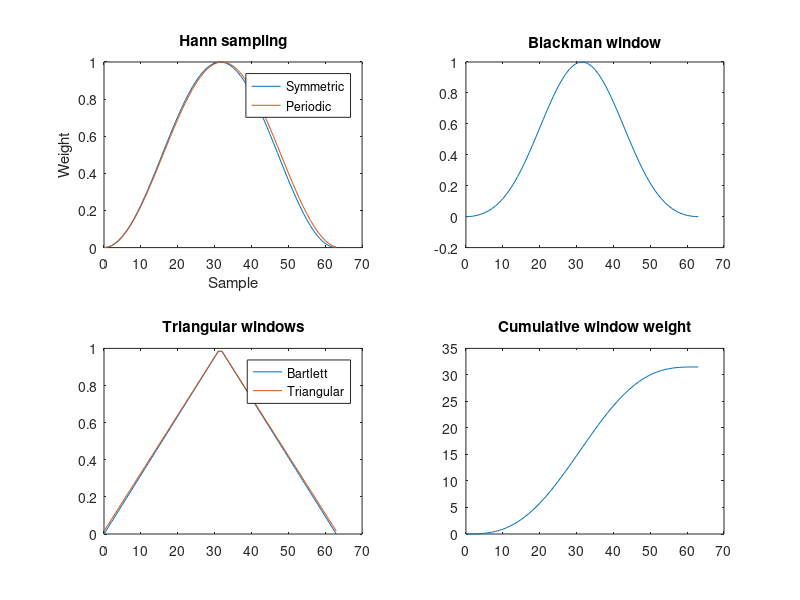
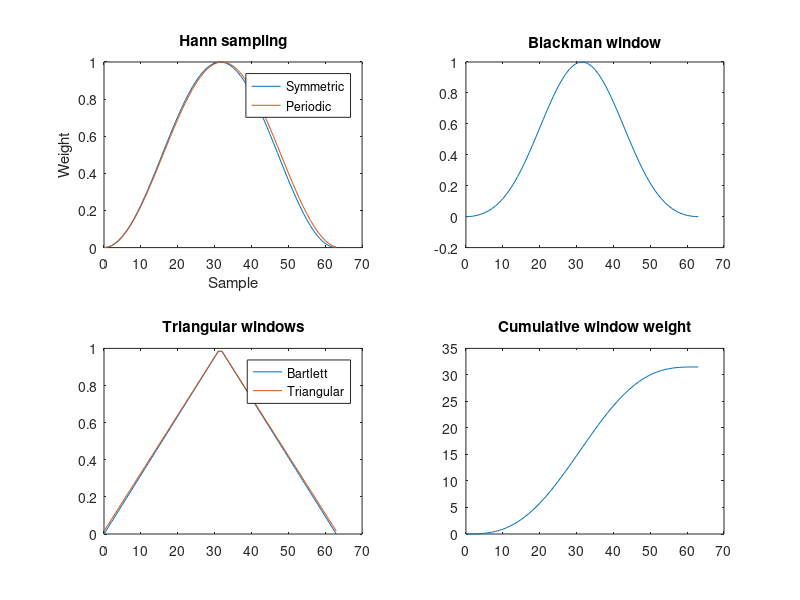

These figures' MATLAB source, in order:
% Array transforms and filter-design windows in MatRust.
A = [1 4; 2 5; 3 6];
D = diag([2 3 4]);
L = tril(A);
U = triu(A);
F = flipud(A);
S = cumsum(A);
P = cumprod(A,2);
n = 0:63;
figure(1);
subplot(2,2,1);
plot(n,hann(64),n,hann(64,'periodic'));
title('Hann sampling');
xlabel('Sample');
ylabel('Weight');
legend('Symmetric','Periodic');
subplot(2,2,2);
plot(n,blackman(64));
title('Blackman window');
subplot(2,2,3);
plot(n,bartlett(64),n,triang(64));
title('Triangular windows');
legend('Bartlett','Triangular');
subplot(2,2,4);
plot(n,cumsum(hann(64)));
title('Cumulative window weight');
savefig('array_windows.mfig');
saveas(gcf,'array_windows.svg');
